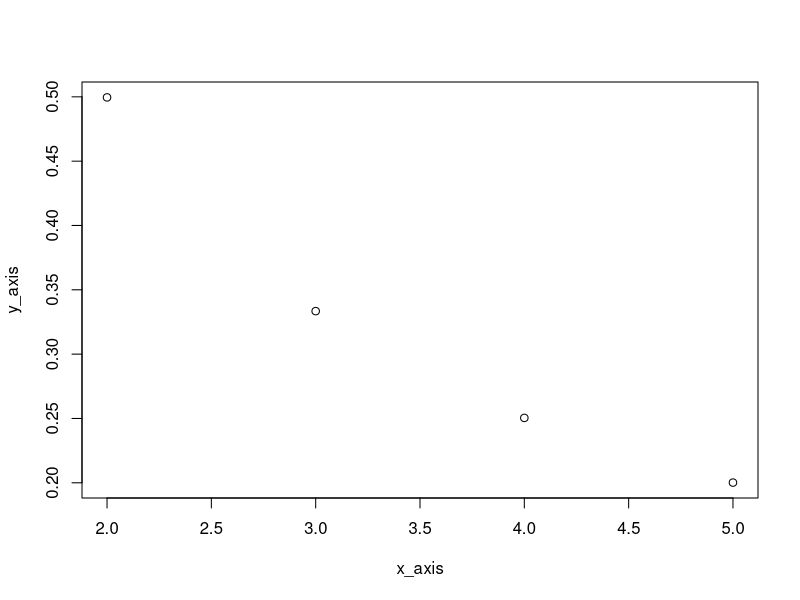

Write the R code that produced this figure.
x_axis <- c(2, 3, 4, 5)
y_axis <- c()
for (k in 2:5) {
  result <- 0
  for (i in 1:200) {
    sum <- 0
    for (j in 1:10000) {
      y <- rexp(k, rate = 1/24000)
      T1 <- y[1]
      T <- T1
      for (index in 2:k) {
        T <- T + y[index]
      }
      p <- T1 / T
      sum <- sum + p
    }
    sum <- sum / 10000
    result <- result + sum
  }
  result <- result / 200
  y_axis <- append(y_axis, result)
}
plot(x_axis, y_axis)



result <- 0
for (i in 1:200) {
  sum <- 0
  largest_p <- 0
  corresponding_sd <- 0
  for (j in 1:10000) {
    variance <- j / 1000
    sd <- sqrt(variance)
    p <- pnorm(2, 0, sd) - pnorm(1, 0, sd)
    if (p > largest_p) {
      largest_p <- p
      corresponding_sd <- sd
    }
  }
  corresponding_variance <- corresponding_sd^2
  result <- result + corresponding_variance
}
result <- result / 200
result
